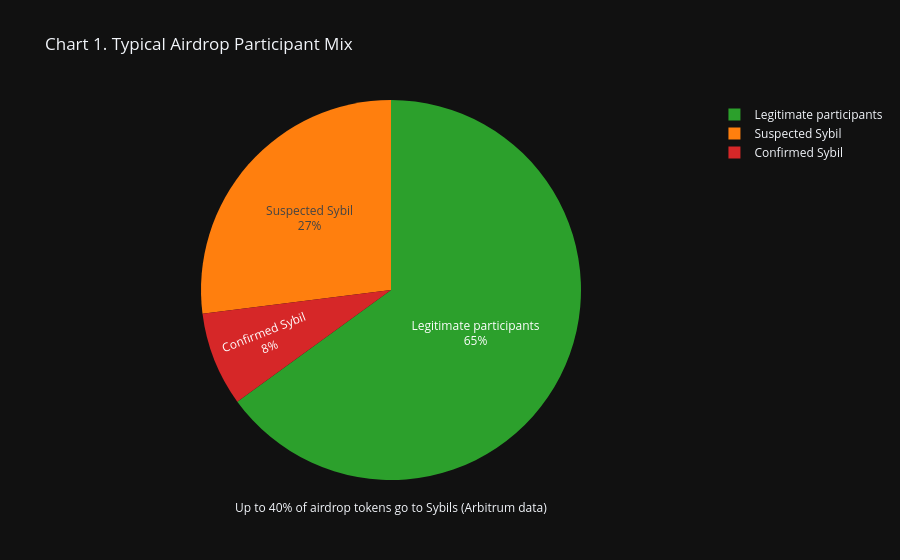

Notebook code for this chart:
### Markdown cell above
## 1) The Problem

Airdrops can move millions of dollars in a single distribution window. Farmers create coordinated wallet clusters to capture more than their fair share. Enterprise tooling is expensive, so we use this open-source pipeline to quantify abuse before tokens are sent.

### Code cell
problem_df = pd.DataFrame(
    {
        'segment': ['Legitimate participants', 'Suspected Sybil', 'Confirmed Sybil'],
        'share': [65, 27, 8],
        'color': ['#2ca02c', '#ff7f0e', '#d62728'],
    }
)

fig1 = px.pie(
    problem_df,
    names='segment',
    values='share',
    title='Chart 1. Typical Airdrop Participant Mix',
    color='segment',
    color_discrete_map={
        'Legitimate participants': '#2ca02c',
        'Suspected Sybil': '#ff7f0e',
        'Confirmed Sybil': '#d62728',
    },
    template='plotly_dark',
)
fig1.update_traces(textposition='inside', textinfo='percent+label')
fig1.add_annotation(
    text='Up to 40% of airdrop tokens go to Sybils (Arbitrum data)',
    x=0.5,
    y=-0.1,
    xref='paper',
    yref='paper',
    showarrow=False,
    font=dict(size=12),
)
render_chart(fig1, 'chart_01_airdrop_abuse_pie.png')

### Figure 1 — Plotly figure (JSON) as saved in the notebook; plotly's stock layout.template omitted (floating-point values rounded to 4 significant figures)
{"data": [{"customdata": [["Legitimate participants"], ["Suspected Sybil"], ["Confirmed Sybil"]], "domain": {"x": [0.0, 1.0], "y": [0.0, 1.0]}, "hovertemplate": "segment=%{customdata[0]}<br>share=%{value}<extra></extra>", "labels": ["Legitimate participants", "Suspected Sybil", "Confirmed Sybil"], "legendgroup": "", "marker": {"colors": ["#2ca02c", "#ff7f0e", "#d62728"]}, "name": "", "showlegend": true, "textinfo": "percent+label", "textposition": "inside", "type": "pie", "values": [65, 27, 8]}], "layout": {"annotations": [{"font": {"size": 12}, "showarrow": false, "text": "Up to 40% of airdrop tokens go to Sybils (Arbitrum data)", "x": 0.5, "xref": "paper", "y": -0.1, "yref": "paper"}], "legend": {"tracegroupgap": 0}, "title": {"text": "Chart 1. Typical Airdrop Participant Mix"}}}
